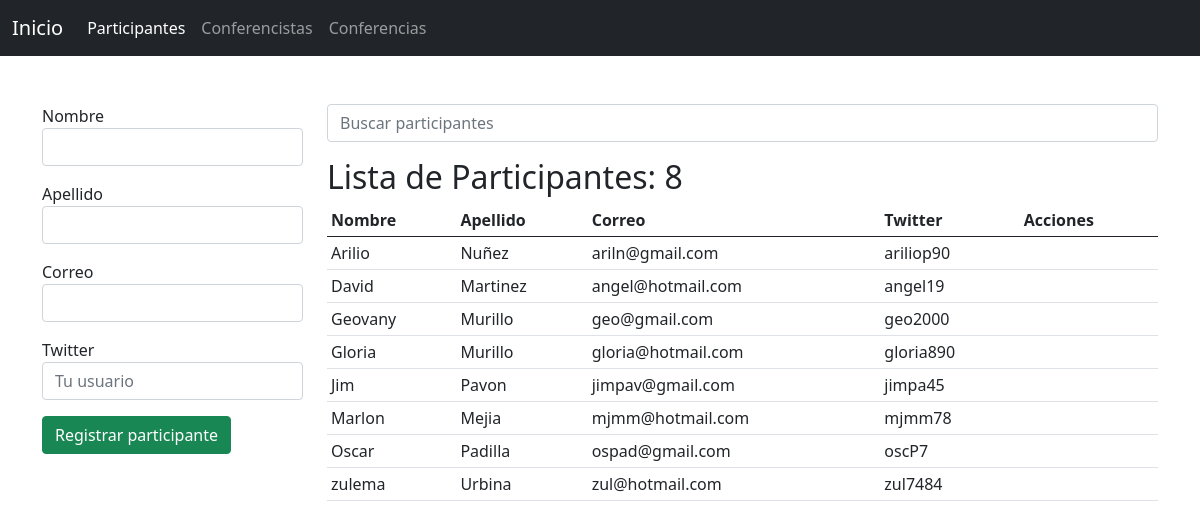
Screenshot of /participantes/ with the database file from the repository.
### app_registro/models.py (models this page shows, shortened)
class Participante(models.Model):
    nombre = models.CharField(max_length=25)
    apellido = models.CharField(max_length=25)
    correo = models.EmailField()
    twitter = models.CharField(max_length=35, null=True, blank=True)

### app_registro/views.py (the view, shortened to what this page needs)
# urls.py: path('participantes/', views.participantes, name="participantes"),
def participantes(request):
    activo = 'participantes'
    q = request.GET.get('q')
    if q:
        data = Participante.objects.filter(nombre__startswith=q).order_by('nombre')
        '''
            select * from participantes where nombre like 'n%'
        '''
    else:
        data = Participante.objects.all().order_by('nombre')
    ctx = {
        'activo': activo,
        'participantes': data,
        'q': q
    }
    return render(request,'registro/participantes.html', ctx)

### app_registro/templates/registro/participantes.html (shortened to what this page needs)
{% extends 'base.html' %}
{% block container %}
    <div class="row">
        <div class="col-3">
            {% if p %}
            <form action="{% url 'editar_participante' p.id %}" method="post">
            {% else %}
            <form action="{% url 'participantes' %}" method="post">
            {% endif %}
                <div class="mb-3">
                    <label for="nombre">Nombre</label>
                    <input type="text" value="{{ p.nombre }}" name="nombre" id="nombre" class="form-control" required autofocus>
                </div>
                <div class="mb-3">
                    <label for="apellido">Apellido</label>
                    <input type="text" value="{{ p.apellido }}" name="apellido" id="apellido" class="form-control" required>
                </div>
                <div class="mb-3">
                    <label for="correo">Correo</label>
                    <input type="email" value="{{ p.correo }}" name="correo" id="correo" class="form-control" required>
                </div>
                <div class="mb-3">
                    <label for="twitter">Twitter</label>
                    <input type="text" value="{{ p.twitter }}" name="twitter" id="twitter" class="form-control" placeholder="Tu usuario" required>
                </div>
                <div class="mb-3">
                    {% if p %}
                    <input type="submit" class="btn btn-success" value="Actualizar participante">
                    {% else %}
                    <input type="submit" class="btn btn-success" value="Registrar participante">
                    {% endif %}
                </div>
            </form>
        </div>
        <div class="col-9">
            <form action="" method="get">
                <input type="search" name="q" value="{{ q|default_if_none:'' }}" class="form-control" placeholder="Buscar participantes">
            </form>
            <h2 class="mt-3">Lista de Participantes: {{ participantes.count }}</h2>
                <table class="table table-sm table-hover">
                    <thead>
                        <tr>
                            <th>Nombre</th>
                            <th>Apellido</th>
                            <th>Correo</th>
                            <th>Twitter</th>
                            <th>Acciones</th>
                        </tr>
                    </thead>
                    <tbody>
                        {% for p in participantes %}
                        <tr>
                            <td>{{p.nombre}}</td>
                            <td>{{p.apellido}}</td>
                            <td>{{p.correo}}</td>
                            <td>
                                {{ p.twitter|default_if_none:'-' }}
                            </td>
                            <td class="text-center">
                                <a onclick="if (!confirm('Confirme la eliminacion')) return false;" href="{% url 'eliminar_participante' p.id %}" class="text-danger"><span class="fas fa-trash-alt"></span></a>
                                <a href="{% url 'editar_participante' p.id %}" class="text-success"><span class="fas fa-edit"></span></a>
                            </td>
                        </tr>
                        {% empty %}
                        <tr>
                            <td colspan="5" class="text-danger text-center">No se encontraron resultados</td>
                        </tr>
                        {% endfor %}
                    </tbody>
                </table>
            </div>
    </div>
{% endblock %}

### rows the page displays
Participante: nombre "Arilio", apellido "Nuñez", correo "ariln@gmail.com", twitter "ariliop90"
Participante: nombre "David", apellido "Martinez", correo "angel@hotmail.com", twitter "angel19"
Participante: nombre "Geovany", apellido "Murillo", correo "geo@gmail.com", twitter "geo2000"
Participante: nombre "Gloria", apellido "Murillo", correo "gloria@hotmail.com", twitter "gloria890"
Participante: nombre "Jim", apellido "Pavon", correo "jimpav@gmail.com", twitter "jimpa45"
Participante: nombre "Marlon", apellido "Mejia", correo "mjmm@hotmail.com", twitter "mjmm78"
Participante: nombre "Oscar", apellido "Padilla", correo "ospad@gmail.com", twitter "oscP7"
Participante: nombre "zulema", apellido "Urbina", correo "zul@hotmail.com", twitter "zul7484"

### other values shown
{{ participantes.count }} "8"
